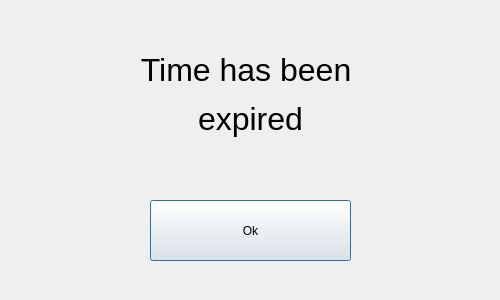
<?xml version="1.0" encoding="UTF-8"?>
<ui version="4.0">
 <class>TimerSignal</class>
 <widget class="QDialog" name="TimerSignal">
  <property name="geometry">
   <rect>
    <x>0</x>
    <y>0</y>
    <width>500</width>
    <height>300</height>
   </rect>
  </property>
  <property name="minimumSize">
   <size>
    <width>500</width>
    <height>300</height>
   </size>
  </property>
  <property name="maximumSize">
   <size>
    <width>500</width>
    <height>300</height>
   </size>
  </property>
  <property name="windowTitle">
   <string>Signal</string>
  </property>
  <widget class="QLabel" name="timerSignalMessage">
   <property name="geometry">
    <rect>
     <x>10</x>
     <y>0</y>
     <width>481</width>
     <height>191</height>
    </rect>
   </property>
   <property name="text">
    <string>&lt;html&gt;&lt;head/&gt;&lt;body&gt;&lt;p align=&quot;center&quot;&gt;&lt;span style=&quot; font-size:24pt;&quot;&gt;Time has been &lt;/span&gt;&lt;/p&gt;&lt;p align=&quot;center&quot;&gt;&lt;span style=&quot; font-size:24pt;&quot;&gt;expired&lt;/span&gt;&lt;/p&gt;&lt;/body&gt;&lt;/html&gt;</string>
   </property>
   <property name="alignment">
    <set>Qt::AlignCenter</set>
   </property>
  </widget>
  <widget class="QPushButton" name="pushButton">
   <property name="geometry">
    <rect>
     <x>150</x>
     <y>200</y>
     <width>201</width>
     <height>61</height>
    </rect>
   </property>
   <property name="styleSheet">
    <string notr="true">font: 14pt &quot;MS Shell Dlg 2&quot;;</string>
   </property>
   <property name="text">
    <string>Ok</string>
   </property>
  </widget>
 </widget>
 <resources/>
 <connections/>
</ui>
